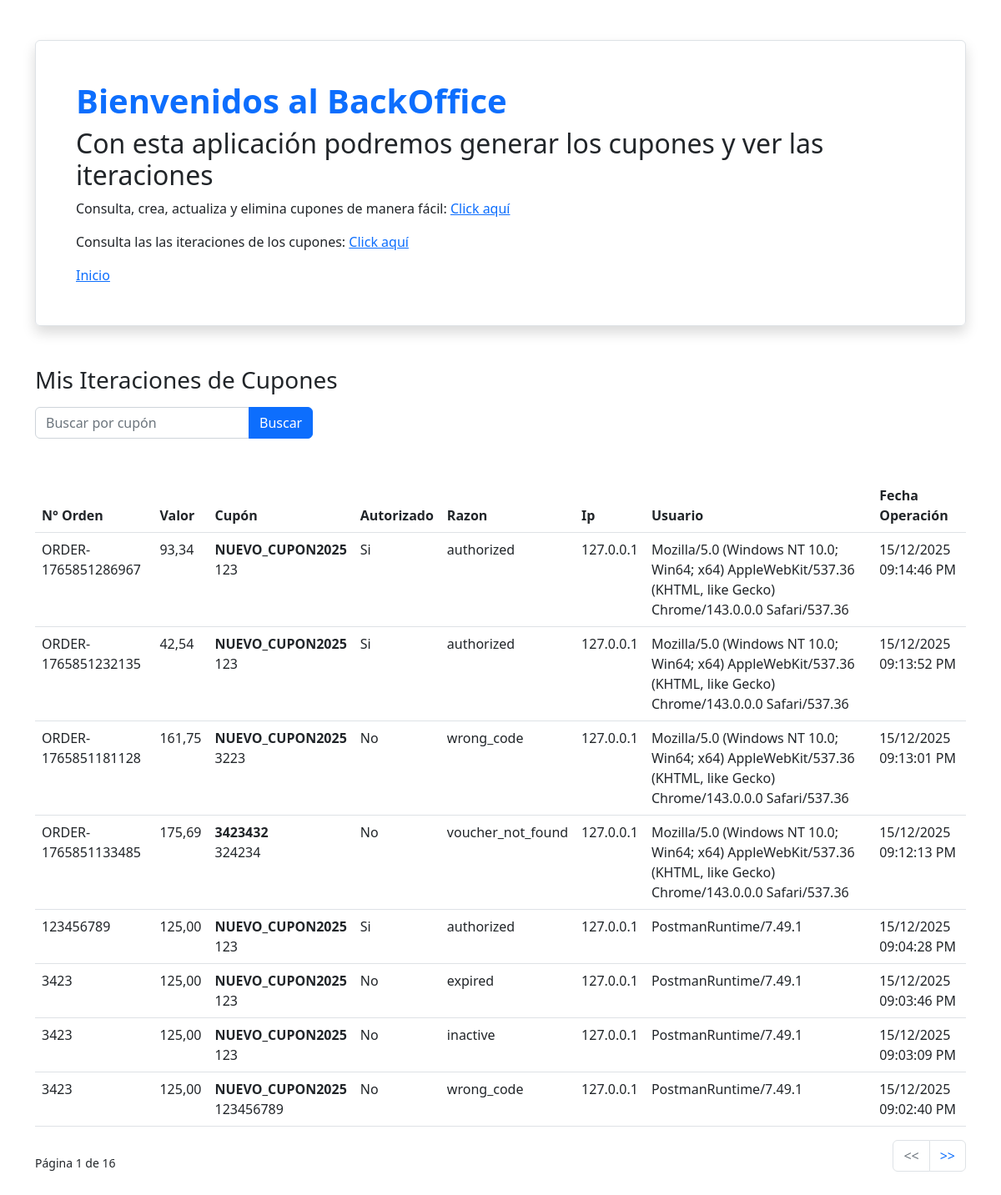
/interactionlogs/, run on the app's committed database.
### vouchers/models.py (models this page shows, shortened)
class InteractionLog(models.Model):
    order_id = models.CharField(max_length=200, null=True, blank=True)
    order_value = models.DecimalField(max_digits=12, decimal_places=2, null=True, blank=True)
    voucher_code = models.CharField(max_length=100, null=True, blank=True)
    secret_code = models.CharField(max_length=100, null=True, blank=True)
    authorized = models.BooleanField(null=True)
    reason = models.CharField(max_length=255, null=True, blank=True)
    client_ip = models.GenericIPAddressField(null=True, blank=True)
    user_agent = models.TextField(null=True, blank=True)
    created_at = models.DateTimeField(auto_now_add=True)

### vouchers/views.py (the view)
# urls.py: path("interactionlogs/", views.InteractionLogLisView.as_view(), name="interactionlog_list"),
class InteractionLogLisView(generic.ListView):
    model=InteractionLog
    paginate_by=8
    def get_queryset(self)->QuerySet[Any] :
        q=self.request.GET.get('q')
        if q:
            return InteractionLog.objects.filter(voucher_code__icontains=q).order_by("-created_at")
        return super().get_queryset().order_by("-created_at")

### vouchers/templates/vouchers/interactionlog_list.html (shortened to what this page needs)
{% extends 'vouchers/base.html' %}
{% load static %}
{% load humanize %}
{% block content %}
    <div class="mt-5">
        <h3>Mis Iteraciones de Cupones</h3>
        <div class="mt-3 d-flex justify-content-between">
            <form action="" style="max-width: 450px;">
                <div class="input-group">
                    <input type="text" class="form-control" placeholder="Buscar por cupón" name="q" value="{{ request.GET.q }}">
                    <button class="btn btn-primary">
                        Buscar
                    </button>
                </div>
            </form>
        </div>
    </div>
    <div class="table-responsive">
        <table class="mt-5 table table-hover">
            <thead>
                <th>N° Orden</th>
                <th>Valor</th>
                <th>Cupón</th>
                <th>Autorizado</th>
                <th>Razon</th>
                <th>Ip</th>
                <th>Usuario</th>
                <th>Fecha Operación</th>
            </thead>
            <tbody>
                {% for iteration in object_list %}
                <tr>
                    <td>{{ iteration.order_id }}</td>
                    <td>{{ iteration.order_value|floatformat:2|intcomma }}</td>
                    <td>
                        <div class="fw-bold">{{ iteration.voucher_code }}</div>
                        <div>{{ iteration.secret_code }}</div>
                    </td>
                    <td>{{ iteration.authorized|yesno:"Si,No" }}</td>
                    <td>{{ iteration.reason }}</td>
                    <td>{{ iteration.client_ip }}</td>
                    <td>{{ iteration.user_agent }}</td>
                    <td>{{ iteration.created_at|date:'d/m/Y h:i:s A' }}</td>
                </tr>
                {% endfor %}
            </tbody>
        </table>
    </div>
    <div class="d-flex justify-content-between align-items-center">
        <small class="d-none d-sm-inline-block text-body">
            Página {{ page_obj.number }} de {{ page_obj.paginator.num_pages }}
        </small>
        <nav aria-label="Page navigation">
            <ul class="pagination justify-content-center">
                {% if page_obj.has_previous %}
                    <li class="page-item">
                        <a class="page-link" href="{% url 'interactionlog_list' %}?page={{ page_obj.previous_page_number }}{% if request.GET.q %}&q={{ request.GET.q }}{% endif %}"
                           aria-label="Anterior">
                            <span aria-hidden="true">
                                <<
                            </span>
                        </a>
                    </li>
                {% else %}
                    <li class="page-item disabled">
                        <a class="page-link" href="#" aria-label="Anterior">
                            <span aria-hidden="true">
                                <<
                            </span>
                        </a>
                    </li>
                {% endif %}
                {% if page_obj.has_next %}
                    <li class="page-item">
                        <a class="page-link" href="{% url 'interactionlog_list' %}?page={{ page_obj.next_page_number }}{% if request.GET.q %}&q={{ request.GET.q }}{% endif %}"
                           aria-label="Siguiente">
                            <span aria-hidden="true">
                                >>
                            </span>
                        </a>
                    </li>
                {% endif %}
            </ul>
        </nav>
    </div>
{% endblock content %}

### vouchers/templates/vouchers/base.html (shortened to what this page needs)
{% load static %}
<!DOCTYPE html>
<html lang="es">
<head>
    <link rel="stylesheet" href="{% static 'bootstrap/css/bootstrap.min.css' %}">
</head>
<body class="container py-5">
    <div class="p-5 border border-1 shadow rounded">
        <h1 class="fw-bold text-primary">Bienvenidos al BackOffice</h1>
        <h2>Con esta aplicación podremos generar los cupones y ver las iteraciones</h2>
        <p>
            Consulta, crea, actualiza y elimina cupones de manera fácil:
            <a href="{% url 'voucher_list' %}" class="link-primary">
            Click aquí
            </a>
        </p>
        <p>
            Consulta las las iteraciones de los cupones:
            <a href="{% url 'interactionlog_list' %}" class="link-primary">
            Click aquí
            </a>
        </p>
        <a href="{% url 'base' %}" class="link-primary">
           Inicio
        </a>
    </div>
    {% block content %}
    {% endblock %}
</body>
</html>

### data on the page
InteractionLog: order_id "ORDER-1765851286967", order_value "93,34", voucher_code "NUEVO_CUPON2025", secret_code "123", authorized "Si", reason "authorized", client_ip "127.0.0.1", user_agent "Mozilla/5.0 (Windows NT 10.0; Win64; x64) AppleWebKit/537.36 (KHTML, like Gecko) Chrome/143.0.0.0 Safari/537.36", created_at "15/12/2025 09:14:46 PM"
InteractionLog: order_id "ORDER-1765851232135", order_value "42,54", voucher_code "NUEVO_CUPON2025", secret_code "123", authorized "Si", reason "authorized", client_ip "127.0.0.1", user_agent "Mozilla/5.0 (Windows NT 10.0; Win64; x64) AppleWebKit/537.36 (KHTML, like Gecko) Chrome/143.0.0.0 Safari/537.36", created_at "15/12/2025 09:13:52 PM"
InteractionLog: order_id "ORDER-1765851181128", order_value "161,75", voucher_code "NUEVO_CUPON2025", secret_code "3223", authorized "No", reason "wrong_code", client_ip "127.0.0.1", user_agent "Mozilla/5.0 (Windows NT 10.0; Win64; x64) AppleWebKit/537.36 (KHTML, like Gecko) Chrome/143.0.0.0 Safari/537.36", created_at "15/12/2025 09:13:01 PM"
InteractionLog: order_id "ORDER-1765851133485", order_value "175,69", voucher_code "3423432", secret_code "324234", authorized "No", reason "voucher_not_found", client_ip "127.0.0.1", user_agent "Mozilla/5.0 (Windows NT 10.0; Win64; x64) AppleWebKit/537.36 (KHTML, like Gecko) Chrome/143.0.0.0 Safari/537.36", created_at "15/12/2025 09:12:13 PM"
InteractionLog: order_id "123456789", order_value "125,00", voucher_code "NUEVO_CUPON2025", secret_code "123", authorized "Si", reason "authorized", client_ip "127.0.0.1", user_agent "PostmanRuntime/7.49.1", created_at "15/12/2025 09:04:28 PM"
InteractionLog: order_id "3423", order_value "125,00", voucher_code "NUEVO_CUPON2025", secret_code "123", authorized "No", reason "expired", client_ip "127.0.0.1", user_agent "PostmanRuntime/7.49.1", created_at "15/12/2025 09:03:46 PM"
InteractionLog: order_id "3423", order_value "125,00", voucher_code "NUEVO_CUPON2025", secret_code "123", authorized "No", reason "inactive", client_ip "127.0.0.1", user_agent "PostmanRuntime/7.49.1", created_at "15/12/2025 09:03:09 PM"
InteractionLog: order_id "3423", order_value "125,00", voucher_code "NUEVO_CUPON2025", secret_code "123456789", authorized "No", reason "wrong_code", client_ip "127.0.0.1", user_agent "PostmanRuntime/7.49.1", created_at "15/12/2025 09:02:40 PM"

### other printed values
{{ page_obj.number }} "1"
{{ page_obj.paginator.num_pages }} "16"
